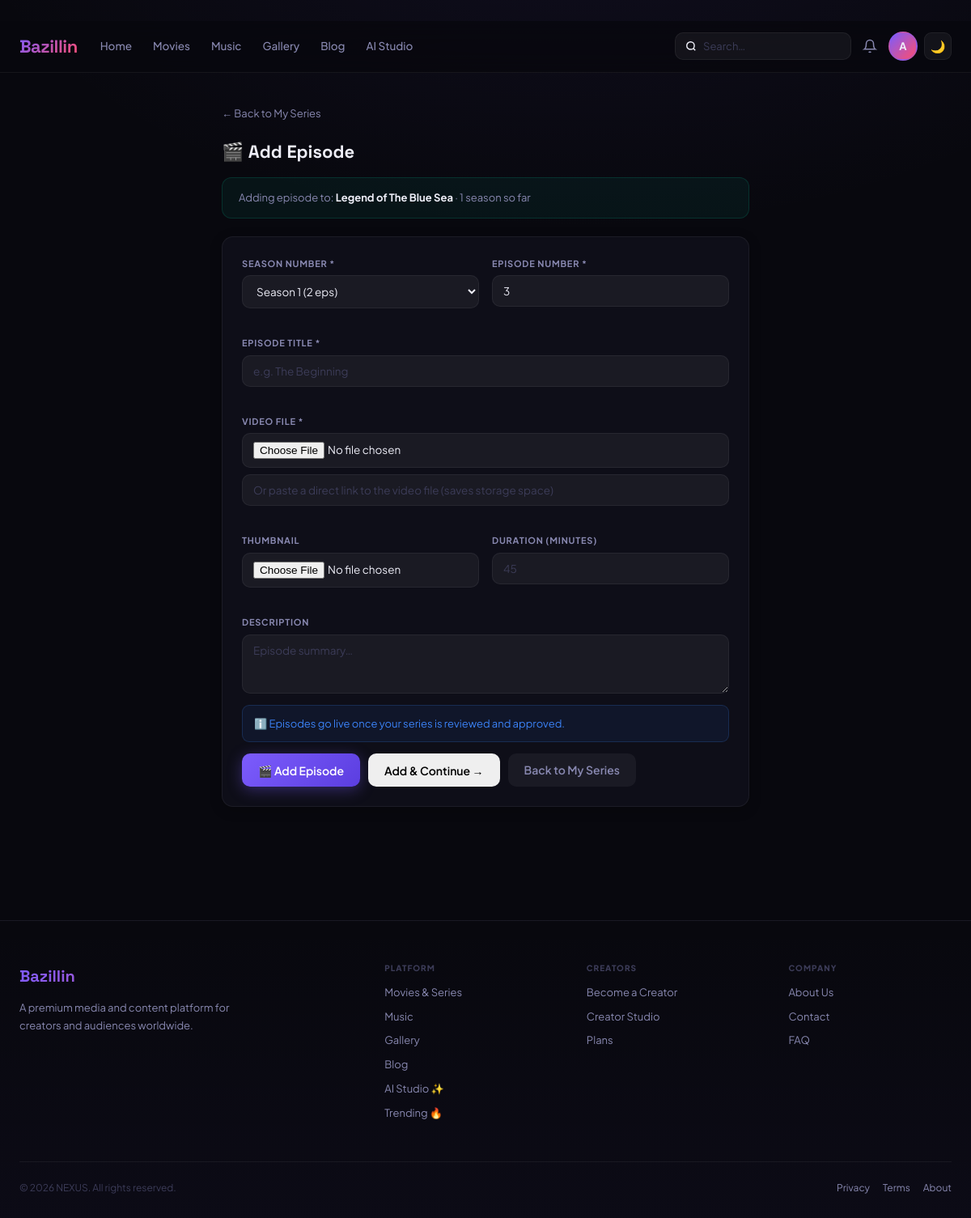
The page /creator/series/1/episodes/ (signed in) on the database its author committed.
### cms/models.py (models this page shows, shortened)
class BrandingConfig(models.Model):
    site_name        = models.CharField(max_length=100, default='NEXUS')
    site_tagline     = models.CharField(max_length=300, blank=True)
    site_description = models.TextField(blank=True)
    logo_primary     = models.ImageField(upload_to='cms/branding/', null=True, blank=True, help_text='Primary logo (dark bg)')
    logo_dark        = models.ImageField(upload_to='cms/branding/', null=True, blank=True, help_text='Logo for light backgrounds')
    logo_footer      = models.ImageField(upload_to='cms/branding/', null=True, blank=True)
    logo_email       = models.ImageField(upload_to='cms/branding/', null=True, blank=True)
    favicon          = models.ImageField(upload_to='cms/branding/', null=True, blank=True)
    social_preview   = models.ImageField(upload_to='cms/branding/', null=True, blank=True, help_text='Default OG image (1200x630)')
    contact_email    = models.EmailField(blank=True)
    contact_phone    = models.CharField(max_length=30, blank=True)
    contact_address  = models.TextField(blank=True)
    social_twitter   = models.URLField(blank=True)
    social_instagram = models.URLField(blank=True)
    social_facebook  = models.URLField(blank=True)
    social_youtube   = models.URLField(blank=True)
    social_tiktok    = models.URLField(blank=True)
    social_discord   = models.URLField(blank=True)
    social_linkedin  = models.URLField(blank=True)
    copyright_text   = models.CharField(max_length=300, blank=True, default='© {year} NEXUS. All rights reserved.')
    updated_at       = models.DateTimeField(auto_now=True)
    class Meta:
        verbose_name = 'Branding Config'
    @classmethod
    def get(cls):
        obj, _ = cls.objects.get_or_create(pk=1)
        return obj
    def get_copyright(self):
        return self.copyright_text.replace('{year}', str(timezone.now().year))

### accounts/models.py (models this page shows, shortened)
class User(AbstractUser):
    ROLE_CHOICES = [('admin', 'Admin'), ('creator', 'Creator'), ('user', 'User')]
    role            = models.CharField(max_length=20, choices=ROLE_CHOICES, default='user')
    avatar          = models.ImageField(upload_to='avatars/', null=True, blank=True)
    bio             = models.TextField(blank=True)
    website         = models.URLField(blank=True)
    followers_count = models.IntegerField(default=0)
    total_earnings  = models.DecimalField(max_digits=10, decimal_places=2, default=0)
    is_verified     = models.BooleanField(default=False)
    subscription_plan   = models.ForeignKey(SubscriptionPlan, null=True, blank=True, on_delete=models.SET_NULL)
    subscription_expiry = models.DateTimeField(null=True, blank=True)
    ai_credits_used     = models.IntegerField(default=0)   # monthly AI blog usage
    ai_credits_reset    = models.DateField(null=True, blank=True)
    created_at          = models.DateTimeField(auto_now_add=True)
    def is_admin(self):    return self.role == 'admin'
    def is_creator(self):  return self.role in ('admin', 'creator')

### movies/models.py (models this page shows, shortened)
class Series(models.Model):
    title        = models.CharField(max_length=300)
    slug         = models.SlugField(unique=True, blank=True)
    description  = models.TextField()
    genres       = models.ManyToManyField(Genre, blank=True)
    thumbnail    = models.ImageField(upload_to=series_thumb_path, null=True, blank=True)
    release_year = models.IntegerField(default=2024)
    country      = models.ForeignKey(Country, null=True, blank=True, on_delete=models.SET_NULL)
    is_premium   = models.BooleanField(default=False)
    is_featured  = models.BooleanField(default=False)
    uploaded_by  = models.ForeignKey(settings.AUTH_USER_MODEL, on_delete=models.CASCADE, related_name='movie_series')
    is_published = models.BooleanField(default=False)
    created_at   = models.DateTimeField(auto_now_add=True)
    class Meta:
        ordering = ['-created_at']
        verbose_name_plural = 'Series'

### core/views.py (the view)
    def wrapper(request, *args, **kwargs):
        if not request.user.is_authenticated:
            return redirect('/auth/login/?next=' + request.path)
        if not (request.user.is_creator() or request.user.is_admin()):
            messages.error(request, 'Creator account required.')
            return redirect('/')
        return view_func(request, *args, **kwargs)

### cms/models.py (called while the page is built)
    @classmethod
    def get(cls):
        obj, _ = cls.objects.get_or_create(pk=1)
        return obj

    @classmethod
    def get(cls):
        obj, _ = cls.objects.get_or_create(pk=1)
        return obj

    @classmethod
    def get(cls):
        obj, _ = cls.objects.get_or_create(pk=1)
        return obj

### core/views.py (called while the page is built, shortened)
def _creator_required(view_func):
    def wrapper(request, *args, **kwargs):
        if not request.user.is_authenticated:
            return redirect('/auth/login/?next=' + request.path)
        if not (request.user.is_creator() or request.user.is_admin()):
            messages.error(request, 'Creator account required.')
            return redirect('/')
        return view_func(request, *args, **kwargs)
    wrapper.__name__ = view_func.__name__
    return wrapper

@_creator_required
def creator_series_episodes(request, series_pk):
    from movies.models import Series, Season, Episode
    series = get_object_or_404(Series, pk=series_pk, uploaded_by=request.user)
    seasons = series.seasons.prefetch_related('episodes').order_by('number')
    last_season = seasons.last()
    next_ep = (last_season.episodes.count() + 1) if last_season else 1
    return render(request, 'creator/episode_form.html', {
        'series': series, 'seasons': seasons, 'next_episode_number': next_ep,
    })

### templates/creator/episode_form.html (shortened to what this page needs)
{% extends 'base.html' %}
{% block content %}
<div class="wrap" style="max-width:700px;padding-top:40px;padding-bottom:60px;">
  <div style="display:flex;align-items:center;gap:12px;margin-bottom:24px;">
    <a href="/creator/series/" style="color:var(--tx2);font-size:13px;">← Back to My Series</a>
  </div>
  <h1 style="font-family:'Space Grotesk',sans-serif;font-size:22px;font-weight:800;margin-bottom:18px;">🎬 Add Episode</h1>
  <div style="background:rgba(0,212,170,.06);border:1px solid rgba(0,212,170,.15);border-radius:12px;padding:14px 20px;margin-bottom:22px;font-size:13px;color:var(--tx2);">
    Adding episode to: <strong style="color:var(--tx);">{{ series.title }}</strong>
    {% if seasons %} · {{ seasons.count }} season{{ seasons.count|pluralize }} so far{% endif %}
  </div>
  <div style="background:var(--bg2);border:1px solid var(--bd);border-radius:14px;padding:24px;box-shadow:0 4px 16px rgba(0,0,0,.2);">
    <form method="post" enctype="multipart/form-data">{% csrf_token %}
      <div class="cf-grid" style="display:grid;grid-template-columns:1fr 1fr;gap:16px;">
        <div class="form-group">
          <label class="form-label">Season Number *</label>
          <select class="form-input" name="season">
            {% for s in seasons %}
            <option value="{{ s.number }}">Season {{ s.number }} ({{ s.episodes.count }} eps)</option>
            {% endfor %}
          </select>
        </div>
        <div class="form-group"><label class="form-label">Episode Number *</label><input class="form-input" type="number" name="episode_number" value="{{ next_episode_number|default:1 }}" min="1" required></div>
        <div class="form-group" style="grid-column:span 2;"><label class="form-label">Episode Title *</label><input class="form-input" name="title" required placeholder="e.g. The Beginning"></div>
        <div class="form-group" style="grid-column:span 2;">
          <label class="form-label">Video File *</label>
          <input class="form-input" type="file" name="file" accept="video/*" style="cursor:pointer;margin-bottom:8px;">
          <input class="form-input" type="url" name="source_url" placeholder="Or paste a direct link to the video file (saves storage space)">
        </div>
        <div class="form-group"><label class="form-label">Thumbnail</label><input class="form-input" type="file" name="thumbnail" accept="image/*" style="cursor:pointer;"></div>
        <div class="form-group"><label class="form-label">Duration (minutes)</label><input class="form-input" type="number" name="duration" placeholder="45" min="1"></div>
        <div class="form-group" style="grid-column:span 2;"><label class="form-label">Description</label><textarea class="form-input" name="description" rows="3" placeholder="Episode summary…"></textarea></div>
      </div>
      <div style="background:rgba(59,130,246,.08);border:1px solid rgba(59,130,246,.2);border-radius:9px;padding:12px 14px;font-size:13px;color:#3b82f6;margin:14px 0;">
        ℹ️ Episodes go live once your series is reviewed and approved.
      </div>
      <div style="display:flex;gap:10px;flex-wrap:wrap;">
        <button type="submit" class="btn btn-primary">🎬 Add Episode</button>
        <button type="submit" name="add_another" value="1" class="btn btn-secondary">Add &amp; Continue →</button>
        <a href="/creator/series/" class="btn btn-ghost">Back to My Series</a>
      </div>
    </form>
  </div>
</div>
{% endblock %}

### templates/base.html (shortened to what this page needs)
﻿<!DOCTYPE html>
<html lang="en" data-theme="dark">
<head>
</head>
<body>
<nav class="nav">
  <div class="nav-inner">
    <a class="nav-logo" href="/">
      {% if branding and branding.logo_primary %}<img src="{{ branding.logo_primary.url }}" alt="{{ branding.site_name }}">
      {% else %}{{ branding.site_name|default:'NEXUS' }}{% endif %}
    </a>
    <div class="nav-links">
      <a class="nav-link {% if request.path == '/' %}on{% endif %}" href="/">Home</a>
      <a class="nav-link {% if '/movies/' in request.path %}on{% endif %}" href="/movies/">Movies</a>
      <a class="nav-link {% if '/music/' in request.path %}on{% endif %}" href="/music/">Music</a>
      <a class="nav-link {% if '/images/' in request.path %}on{% endif %}" href="/images/">Gallery</a>
      <a class="nav-link {% if '/blog/' in request.path %}on{% endif %}" href="/blog/">Blog</a>
      <a class="nav-link {% if '/ai/' in request.path %}on{% endif %}" href="/ai/studio/">AI Studio</a>
    </div>
    <div class="nav-r">
      <form class="nav-search" action="/search/" method="get">
        <svg width="14" height="14" viewBox="0 0 24 24" fill="none" stroke="currentColor" stroke-width="2.5"><circle cx="11" cy="11" r="8"/><path d="m21 21-4.35-4.35"/></svg>
        <input type="text" name="q" placeholder="Search…" value="{{ request.GET.q }}" autocomplete="off">
      </form>
      {% if user.is_authenticated %}
      <a href="/admin-panel/notifications/" style="position:relative;color:var(--tx2);display:flex;align-items:center;padding:6px;border-radius:8px;transition:background .15s" onmouseover="this.style.background='rgba(255,255,255,.06)'" onmouseout="this.style.background='none'">
        <svg width="18" height="18" viewBox="0 0 24 24" fill="none" stroke="currentColor" stroke-width="2"><path d="M18 8A6 6 0 0 0 6 8c0 7-3 9-3 9h18s-3-2-3-9"/><path d="M13.73 21a2 2 0 0 1-3.46 0"/></svg>
      </a>
      <div class="ddwrap">
        <div class="avatar" onclick="this.nextElementSibling.classList.toggle('open')">
          {% if user.avatar %}<img src="{{ user.avatar.url }}" alt="">{% else %}{{ user.username|slice:':1'|upper }}{% endif %}
        </div>
      </div>
      {% else %}
      <a class="btn btn-ghost btn-sm" href="/auth/login/">Log in</a>
      <a class="btn btn-primary btn-sm" href="/auth/register/">Sign up</a>
      {% endif %}
      <button id="themeBtn" onclick="toggleSiteTheme()" style="width:34px;height:34px;border-radius:9px;background:rgba(255,255,255,.05);border:1px solid var(--bd);cursor:pointer;font-size:15px;display:flex;align-items:center;justify-content:center;transition:all .15s" title="Toggle theme">🌙</button>
    </div>
  </div>
</nav>
<main>{% block content %}{% endblock %}</main>
<footer class="footer">
  <div class="wrap">
    <div class="footer-grid">
      <div>
        <div class="footer-logo">{% if branding and branding.logo_footer %}<img src="{{ branding.logo_footer.url }}" style="height:28px">{% else %}{{ branding.site_name|default:'NEXUS' }}{% endif %}</div>
        <p class="footer-desc">{{ branding.site_description|default:'A premium media and content platform for creators and audiences worldwide.' }}</p>
      </div>
      <div class="footer-col">
        <h4>Platform</h4>
        <a href="/movies/">Movies & Series</a>
        <a href="/music/">Music</a>
        <a href="/images/">Gallery</a>
        <a href="/blog/">Blog</a>
        <a href="/ai/studio/">AI Studio ✨</a>
        <a href="/trending/">Trending 🔥</a>
      </div>
      <div class="footer-col">
        <h4>Creators</h4>
        <a href="/auth/register/?role=creator">Become a Creator</a>
        <a href="/creator/">Creator Studio</a>
        <a href="/subscriptions/">Plans</a>
      </div>
      <div class="footer-col">
        <h4>Company</h4>
        <a href="/page/about/">About Us</a>
        <a href="/page/contact/">Contact</a>
        <a href="/page/faq/">FAQ</a>
      </div>
    </div>
    <div class="footer-bottom">
      <span>{% if branding %}{{ branding.get_copyright }}{% else %}© 2025 NEXUS. All rights reserved.{% endif %}</span>
      <div style="display:flex;gap:16px"><a href="/page/privacy/">Privacy</a><a href="/page/terms/">Terms</a><a href="/page/about/">About</a></div>
    </div>
  </div>
</footer>
</body>
</html>

### rows shown on the page
BrandingConfig: site_name "Bazillin", site_description "A premium media and content platform for creators and audiences worldwide.", get_copyright "© 2026 NEXUS. All rights reserved."
User: username "A"
Series: title "Legend of The Blue Sea"

### other values the page prints
{{ seasons.count }} "1"
